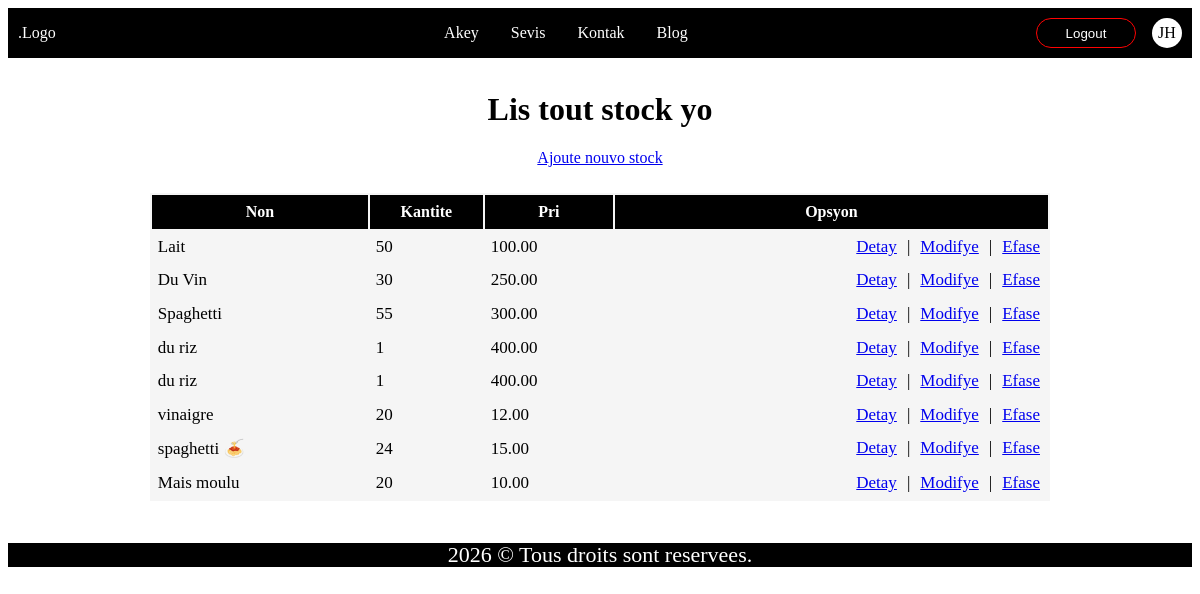
The app's page /gestion-stock/lis/ (signed in) with its own data.
### gestion_stock_app/models.py (models this page shows, shortened)
class Stock(models.Model):
    nom = models.CharField(max_length=100)
    description = models.TextField(blank=True, null=True)
    quantite = models.PositiveIntegerField()
    prix_unitaire = models.DecimalField(max_digits=10, decimal_places=2)
    date_ajout = models.DateTimeField(auto_now_add=True)
    date_mise_a_jour = models.DateTimeField(auto_now=True)

### gestion_stock_app/views.py (the view)
# urls.py: path('lis/', views.lis_stock, name='list_stock'),
def lis_stock(request):
    stocks = Stock.objects.all()
    return render(request, 'list_stock.html', {'stocks': stocks})

### gestion_stock_app/templates/list_stock.html
{% extends "base.html" %}
{% block content %}
    <div class="add-product">
        <h1>Lis tout stock yo</h1>
        {% if user.is_authenticated %}
          <a href="{% url 'gestion_stock_app:ajoute_stock' %}">Ajoute nouvo stock</a>
        {% endif %}
    </div>
    <div class="table-container">
        <table>
            <tr>
                <th>Non</th>
                <th>Kantite</th>
                <th>Pri</th>
                <th>Opsyon</th>
            </tr>
            {% for stock in stocks %}
            <tr>
                <td>{{ stock.nom }}</td>
                <td>{{ stock.quantite }}</td>
                <td>{{ stock.prix_unitaire }}</td>
                <td class="actions">
                    <a href="{% url 'gestion_stock_app:detay_stock' stock.id %}">Detay</a> |
                    {% if user.is_authenticated %}
                      <a href="{% url 'gestion_stock_app:modifye_stock' stock.id %}">Modifye</a>
                    {% endif %}
                    {% if user.is_authenticated %}
                     | <a href="{% url 'gestion_stock_app:efase_stock' stock.id %}">Efase</a>
                    {% endif %}
                </td>
            </tr>
            {% endfor %}
        </table>
    </div>
{% endblock  %}

### gestion_stock_app/templates/base.html (shortened to what this page needs)
{% load static %}
<!DOCTYPE html>
<html>
<head>
    <link rel="stylesheet" href="{% static 'css/main.css' %}">
</head>
<body>
    {% include 'header.html' %}
    {% block content %}{% endblock %}
    {% include 'footer.html' %}
</body>
</html>

### gestion_stock_app/templates/header.html (shortened to what this page needs)
{% block header %}
<header>
    <div class="logo">.Logo</div>
    <nav>
        <ul>
         <li><a href="{% url 'gestion_stock_app:index' %}">Akey</a></li>
         <li>Sevis</li>
         <li>Kontak</li>
         <li>Blog</li>
        </ul>
    </nav>
    <div class="auth">
        {% if user.is_authenticated %}
            <form method="post" action="{% url 'comptes:logout' %}">
              <button class="logout-btn">Logout</button>
            </form>
            <div class="profile">
              JH
            </div>
        {% else %}
            <a href="{% url 'comptes:login' %}">Login</a>
            <a href="{% url 'comptes:register' %}">SignUp</a>
        {% endif %}
    </div>
</header>
{% endblock %}

### gestion_stock_app/templates/footer.html
<footer>
   <p>2026 &copy; Tous droits sont reservees.</p>
</footer>

### gestion_stock/static/css/main.css (style rules this page uses)
* { box-sizing: border-box; }
header { height: 50px; padding: 0px 10px; background-color: black; color: white; display: flex; align-items: center; justify-content: space-between; margin-bottom: 0.7rem; }
header nav ul { display: flex; align-items: center; gap: 2rem; }
header nav ul li { list-style: none; cursor: pointer; }
header nav ul li a { color: inherit; text-decoration: none; }
header .auth { display: flex; align-items: center; gap: 1rem; }
header .auth form>button { width: 100px; height: 30px; cursor: pointer; background-color: white; color: black; border: 0; outline: 0; border-radius: 22px; }
header .auth form .logout-btn { border: 1px solid #ff0303 !important; background-color: transparent !important; color: white !important; }
header .auth .profile { display: flex; align-items: center; justify-content: center; width: 30px; height: 30px; background-color: white; color: black; border-radius: 100%; cursor: pointer; }
footer { margin-top: 2rem; width: 100%; height: 20px; display: flex; justify-content: center; align-items: center; padding: 12px; background-color: black; color: white; text-align: center; }
footer p { font-family: 'Cambria'; font-size: 22px; line-height: 1; }
.add-product { display: flex; flex-direction: column; align-items: center; justify-content: center; margin-bottom: 1rem; }
.table-container { width: 100%; display: flex; align-items: center; justify-content: center; }
table { background-color: #f5f5f5; width: 900px; margin: 10px; }
table tr > th { background-color: black; color: white; padding: 8px 0px; }
table tr > td { font-size: 17px; padding: 5.8px; }
table tr .actions { display: flex; justify-content: end; gap: 10px; padding-right: 8px; }

### records on screen
Stock: nom "Lait", quantite "50", prix_unitaire "100.00"
Stock: nom "Du Vin", quantite "30", prix_unitaire "250.00"
Stock: nom "Spaghetti", quantite "55", prix_unitaire "300.00"
Stock: nom "du riz", quantite "1", prix_unitaire "400.00"
Stock: nom "du riz", quantite "1", prix_unitaire "400.00"
Stock: nom "vinaigre", quantite "20", prix_unitaire "12.00"
Stock: nom "spaghetti 🍝", quantite "24", prix_unitaire "15.00"
Stock: nom "Mais moulu", quantite "20", prix_unitaire "10.00"
